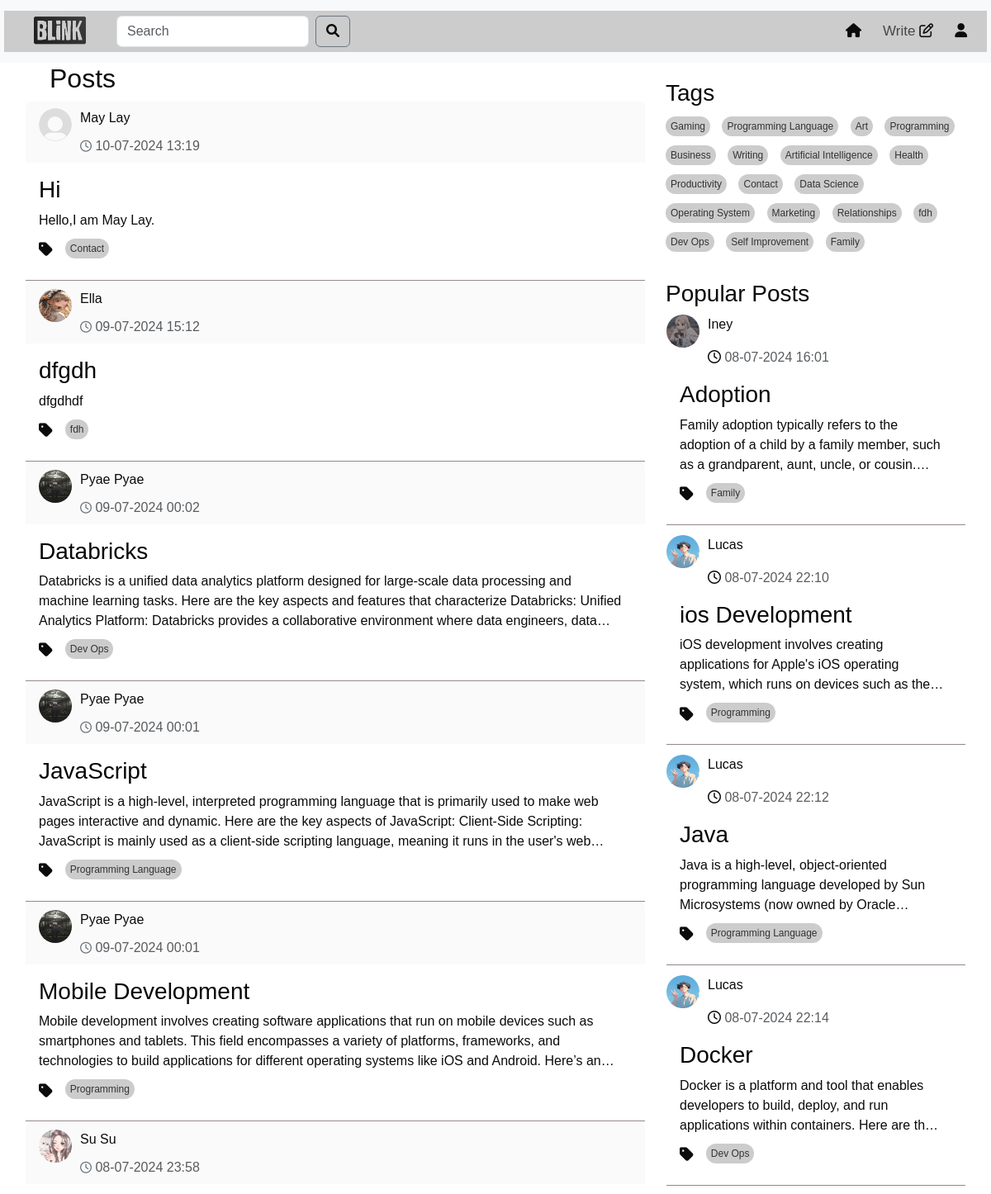
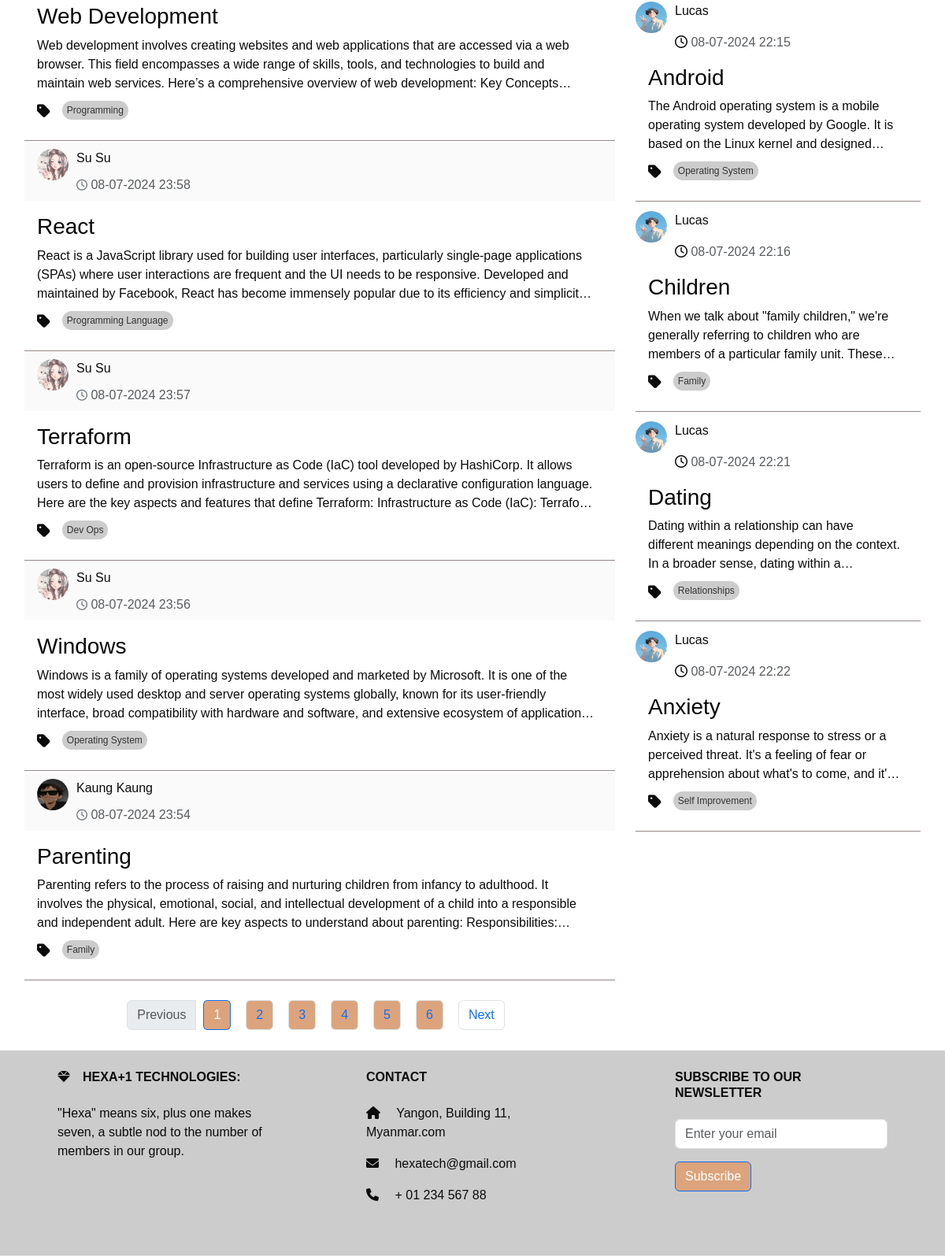
The page /home (signed in) on the database as committed earlier (2 pictures, top to bottom).
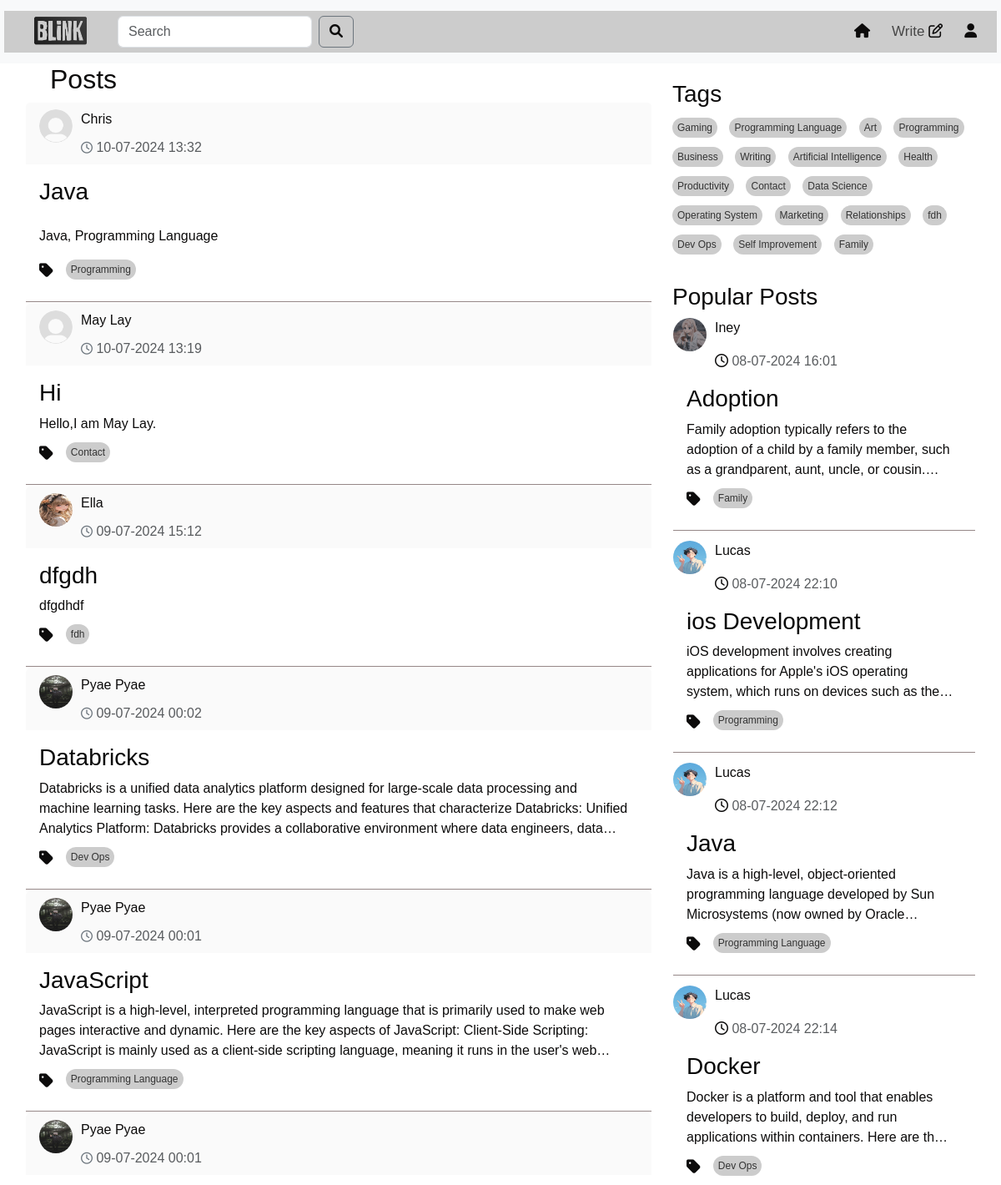
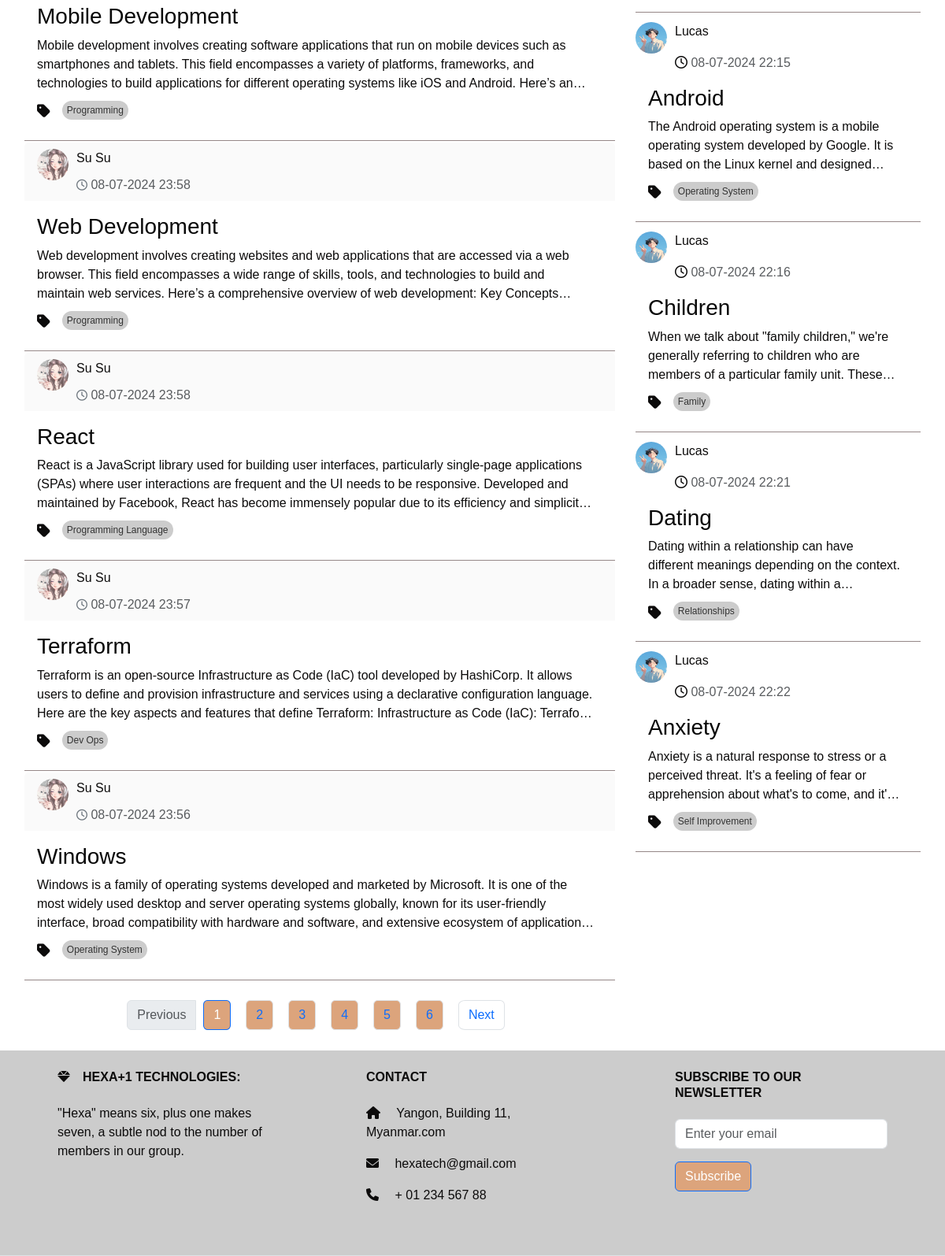
The same page on the database as committed later (2 pictures, top to bottom).
### models.py (models this page shows, shortened)
class Post(db.Model):
    id = db.Column(db.Integer, primary_key=True)
    title = db.Column(db.Text())
    content = db.Column(db.Text())
    tag = db.Column(db.Text(), nullable=False)
    user_id = db.Column(db.Integer, db.ForeignKey('user.id'), nullable=False)
    created_date = db.Column(db.DateTime,default=datetime.datetime.now)
    likes = db.Column(db.Integer, default=0)
    meta = db.Column(db.Text, nullable=True)
    comments = db.relationship('Comment', backref='post',cascade="all, delete", lazy=True)

class User(UserMixin,db.Model):
    id = db.Column(db.Integer, primary_key=True)
    username = db.Column(db.String(50), unique=True)
    email =db.Column(db.String(50), unique=True)
    password = db.Column(db.String(100))
    bio = db.Column(db.String(50))
    profile_picture = db.Column(db.String(250))
    posts = db.relationship('Post', backref='author', lazy=True)
    comments = db.relationship('Comment', backref='author', lazy=True)

### route.py (the view)
@app.route('/home',methods=['GET', 'POST'])
@login_required
def home(limit=8):
    page = request.args.get('page', 1, type=int)
    per_page = 10  # Number of posts per page
    post = get_posts(page, per_page)  # Assuming you have a function to get paginated posts
    unique_tags = list(set(tag for tag, in Post.query.with_entities(Post.tag).distinct()))
    popular_posts = Post.query.order_by(Post.likes.desc()).limit(limit).all()
    forms=SearchForm()
    query = forms.search.data
    if forms.validate_on_submit():
         search_results = Post.query.filter(Post.title.ilike(f'%{query}%')).all()
         return render_template('search_results.html' ,post=post, search_results =search_results ,
                                form = forms ,popular_posts = popular_posts,tags=unique_tags)
    return render_template("home.html", post=post ,form=forms  ,popular_posts = popular_posts,tags=unique_tags)

### forms.py
class SearchForm(FlaskForm):
    search = StringField('Search ', validators=[DataRequired()])
    submit = SubmitField('Search')

### route.py (called while the page is built)
@login_manager.user_loader
def loader_user(user_id):
    return User.query.get(user_id)

def get_posts(page, per_page, tag=None):
    if tag:
        return Post.query.filter(Post.tag.in_([tag])).paginate(page=page, per_page=per_page, error_out=False)
    return Post.query.order_by(Post.created_date.desc()).paginate(page=page, per_page=per_page, error_out=False)

### templates/home.html (shortened to what the changed rows need)
<!DOCTYPE html>
<html lang="en">
  <head>
    <link
      href="https://cdn.jsdelivr.net/npm/bootstrap@5.3.3/dist/css/bootstrap.min.css"
      rel="stylesheet"
    />
    <link
      href="https://cdnjs.cloudflare.com/ajax/libs/font-awesome/6.0.0-beta3/css/all.min.css"
      rel="stylesheet"
    />
    <link
      rel="stylesheet"
      href="https://cdnjs.cloudflare.com/ajax/libs/font-awesome/5.15.4/css/all.min.css"
    />
    <link
      href="https://cdnjs.cloudflare.com/ajax/libs/font-awesome/6.0.0-beta3/css/all.min.css"
      rel="stylesheet"
    />
    <link
      href="https://cdn.jsdelivr.net/npm/bootstrap@5.3.3/dist/css/bootstrap.min.css"
      rel="stylesheet"
    />
    <link
      href="https://cdnjs.cloudflare.com/ajax/libs/font-awesome/6.0.0-beta3/css/all.min.css"
      rel="stylesheet"
    />
    <link rel="stylesheet" href="/static/home.css" />
    <link rel="stylesheet" href="/static/topnav.css" />
  </head>
  <body>
    <div class="container">
      <div class="row">
        <div class="col-sm-8">
          <div id="posts-container">
            <h2 style="margin-left:30px"><bold> Posts </bold></h2>
            {% for post in post.items %}
            <div class="card">
              <div
                class="card-header d-flex justify-content-between align-items-center"
              >
                <div class="profile-image">
                  <a
                    class="nav-link"
                    href="{{ url_for('profile',user_id=post.user_id) }}"
                    ><img
                      src="{{ url_for('static', filename='/photo/user_profile/'+post.author.profile_picture) }}"
                      width="60"
                      height="60"
                      alt=""
                  /></a>
                  <div style="width: 300px">
                    <p id="name">
                      <a
                        class="nav-link"
                        href="{{ url_for('profile',user_id=post.user_id) }}"
                        >{{post.author.username}}</a
                      >
                    </p>
                    <p class="text-muted mb-0">
                      <i class="fa-regular fa-clock"></i>
                      {{post.created_date.strftime('%d-%m-%Y %H:%M')}}
                    </p>
                  </div>
                </div>
              </div>
              <div class="card-body">
                <a
                  class="nav-link"
                  href="{{ url_for('full_post',post_id=post.id) }}"
                >
                  <h3 class="card-title">{{post.title}}</h3>
                  <p class="card-text" id="card-description">
                    {{post.meta | safe}}
                  </p>
                  <div class="tags-container">
                    <ul class="list-group list-group-horizontal">
                      <i class="fas fa-tag"></i>
                      <a
                        href="{{ url_for('home_tag',tag=post.tag ) }}"
                        class="tag"
                        >{{post.tag}}
                      </a>
                    </ul>
                  </div>
                </a>
              </div>
              <div
                class="card-end"
                style="border-bottom: #958787 solid 1px"
              ></div>
            </div>
            {% endfor %}
          </div>
          <nav aria-label="Page navigation" class="mt-4">
            <ul class="pagination justify-content-center" style="gap: 10px">
              {% for page_num in post.iter_pages() %} {% if page_num %}
              <li
                class="page-item {% if post.page == page_num %}active{% endif %}"
              >
                <a
                  class="page-link"
                  href="?page={{ page_num }}"
                  style="background-color:  #DCA47C"
                  >{{ page_num }}</a
                >
              </li>
              {% else %}
              <li class="page-item disabled">
                <span class="page-link">...</span>
              </li>
              {% endif %} {% endfor %}
            </ul>
          </nav>
        </div>
        {% include 'sidenav.html' %}
      </div>
    </div>
  </body>
</html>

### templates/sidenav.html (shortened to what this page needs)
<!DOCTYPE html>
<html lang="en">
  <head>
    <link
      href="https://cdn.jsdelivr.net/npm/bootstrap@5.3.3/dist/css/bootstrap.min.css"
      rel="stylesheet"
    />
    <link
      href="https://cdnjs.cloudflare.com/ajax/libs/font-awesome/6.0.0-beta3/css/all.min.css"
      rel="stylesheet"
    />
    <link
      rel="stylesheet"
      href="https://cdnjs.cloudflare.com/ajax/libs/font-awesome/5.15.4/css/all.min.css"
    />
    <link
      href="https://cdnjs.cloudflare.com/ajax/libs/font-awesome/6.0.0-beta3/css/all.min.css"
      rel="stylesheet"
    />
    <link rel="stylesheet" href="/static/home.css" />
  </head>
  <body>
    <div class="col-sm-4 " id="right-column">
      <div class="tags-section">
        <h3>Tags</h3>
        <div class="tags-container">
          {% if tags %} {% for tag in tags %}
          <a href="{{ url_for('home_tag',tag=tag ) }}" class="tag">{{ tag }}</a>
          {% endfor %} {% else %}
          <p>No tags available</p>
          {% endif %}
        </div>
      </div>
      <div class="mt-4">
        <h3>Popular Posts</h3>
        {% for popular_post in popular_posts %}
        <div class="card">
          <div>
            <div class="profile-image">
              <a
                class="nav-link"
                href="{{ url_for('profile',user_id=popular_post.user_id) }}"
                ><img
                  src="{{ url_for('static', filename='/photo/user_profile/'+popular_post.author.profile_picture) }}"
                  width="60"
                  height="60"
                  alt=""
              /></a>
              <div style="width: 300px">
                <p id="name">
                  <a
                    class="nav-link"
                    href="{{ url_for('profile',user_id=popular_post.user_id) }}"
                    >{{popular_post.author.username}}</a
                  >
                </p>
                <p class="text-muted mb-0">
                  <i class="fa-regular fa-clock"></i>
                  {{popular_post.created_date.strftime('%d-%m-%Y %H:%M')}}
                </p>
              </div>
            </div>
          </div>
          <div class="card-body">
            <a
              class="nav-link"
              href="{{ url_for('full_post',post_id=popular_post.id) }}"
            >
              <h3 class="card-title" id="popular">{{popular_post.title}}</h3>
              <p class="card-text" id="card-description">
                {{popular_post.meta |safe }}
              </p>
              <div class="tags-container">
                <ul class="list-group list-group-horizontal">
                  <i class="fas fa-tag"></i>
                  <a
                    href="{{ url_for('home_tag',tag=popular_post.tag ) }}"
                    class="tag"
                    >{{popular_post.tag}}</a
                  >
                </ul>
              </div>
            </a>
          </div>
          <div class="card-end" style="border-bottom: #958787 solid 1px; margin-bottom: 10px;"></div>
        </div>
        {% endfor %}
      </div>
    </div>
  </body>
</html>

Rows that differ between the two databases and show on the page:
no longer on this page (row unchanged): Post: profile_picture (picture), author.username "Kaung Kaung", created_date "08-07-2024 23:54", title "Parenting", meta "Parenting refers to the process of raising and nurturing children from infancy to adulthood. It involves the physical, emotional, social, and intellectual development of a child into a responsible and independent adult. Here are key aspects to understand about parenting:…", tag "Family", shown under "Posts"
added Post: profile_picture (placeholder picture), author.username "Chris", created_date "10-07-2024 13:32", title "Java", meta "Java, Programming Language", tag "Programming", shown under "Posts"
